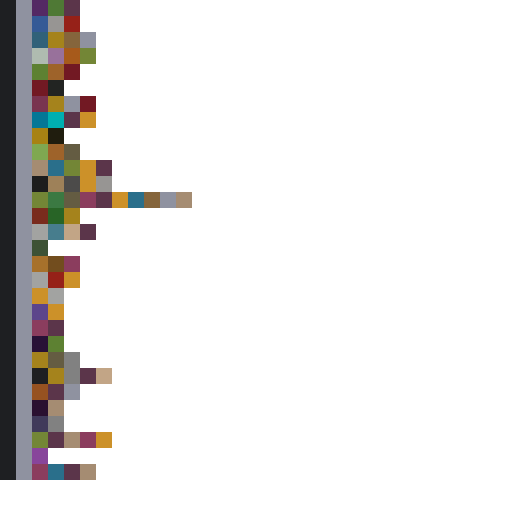
#> input picture art_sources/quaternius_ultimate_monsters/Atlas_Monsters.png, 1024 x 1024 px (shown at 1/2 size)
$ python contact_sheet.py ../../art_sources/quaternius_ultimate_monsters/Atlas_Monsters.png 5 ../../art_sources/quaternius_ultimate_monsters/Atlas_Monsters.png 1.0
#> lines starting #> are read from the running program, lines starting #| are printed output that depends on the picture
#!/usr/bin/env python3
# Contact sheet of a frame sequence: tools/contact_sheet.py out.png COLS "glob/*.png" [scale]  (needs PIL). Used for the render-look-fix loops (docs/shots/slice).
import sys, glob
from PIL import Image, ImageDraw
# usage: sheet.py out.png cols prefix_dir_glob [scale]
out, cols, pattern = sys.argv[1], int(sys.argv[2]), sys.argv[3]
scale = float(sys.argv[4]) if len(sys.argv) > 4 else 0.5
files = sorted(glob.glob(pattern))
ims = [Image.open(f).convert("RGB") for f in files]
#> ims = 1 item
if not ims: sys.exit("no files")
w, h = int(ims[0].width*scale), int(ims[0].height*scale)
#> w = 1024; h = 1024
rows = (len(ims)+cols-1)//cols
#> rows = 1
sheet = Image.new("RGB", (cols*w, rows*h), (10,10,10))
#> sheet: PIL image 5120x1024 RGB; every value is 10
d = ImageDraw.Draw(sheet)
for i, im in enumerate(ims):
    im = im.resize((w, h))
    x, y = (i%cols)*w, (i//cols)*h
    sheet.paste(im, (x, y))
    d.text((x+4, y+4), str(i), fill=(255,255,0))
#> this loop made 1 pass
#> (x, y) on pass 1: (0, 0)
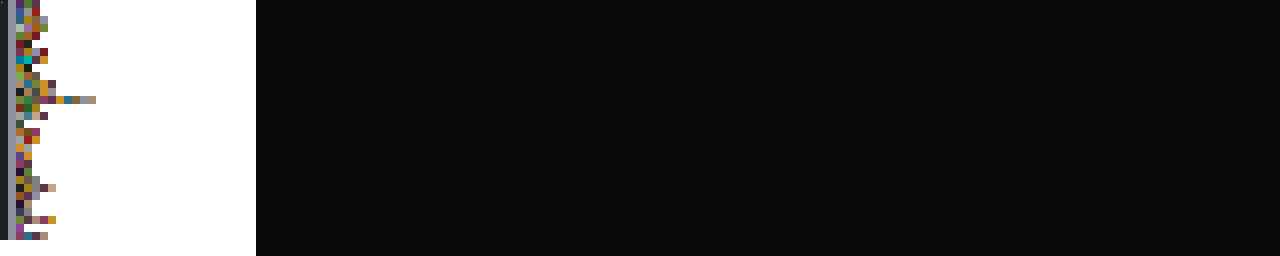
#> sheet: PIL image 5120x1024 RGB (shown at 1/4 size); mean R, G, B 54.4, 54.1, 53.8
sheet.save(out)
print(out, sheet.size)
#| ../../art_sources/quaternius_ultimate_monsters/Atlas_Monsters.png (5120, 1024)
